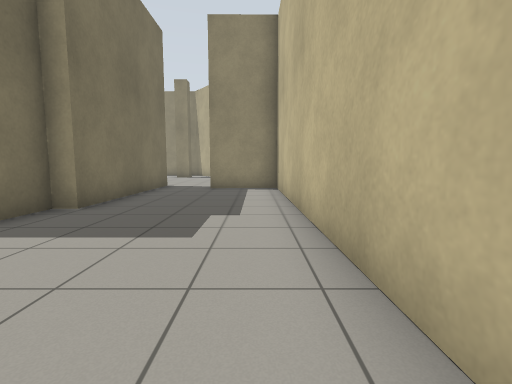
view 1 (above)

23 first-person views from a walk through a Gazebo world. The camera is 0.94 m above the floor, tilts 6° down and sees 85° across. The floor is counted in squares, 1 m on a side. Each view is taken from the middle of a square. On the plan, view 1 faces up. The plan holds only what a view shows up to about 11 squares ahead; the rest is blank. The place goes on beyond the plan. Robots are left out. Simple shapes stand in for some stock models.

view 2
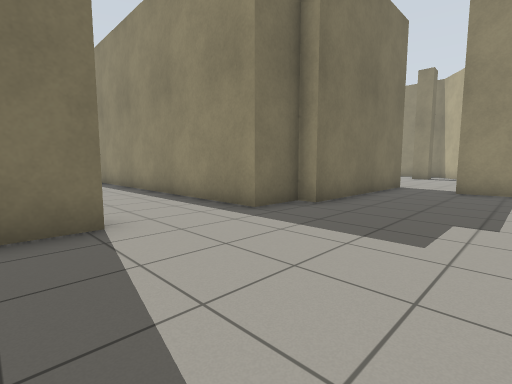

view 3
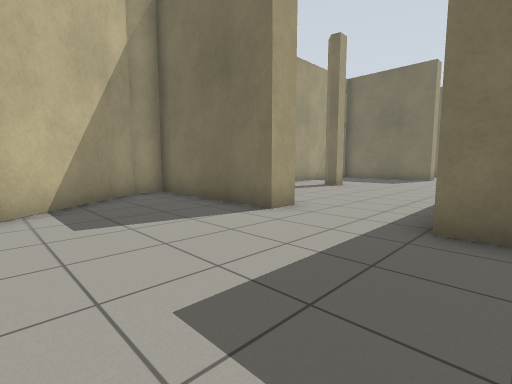

view 4
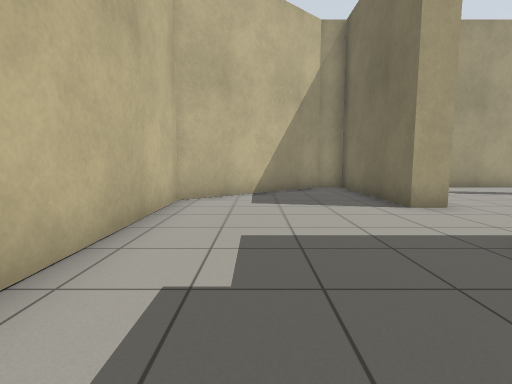

view 5
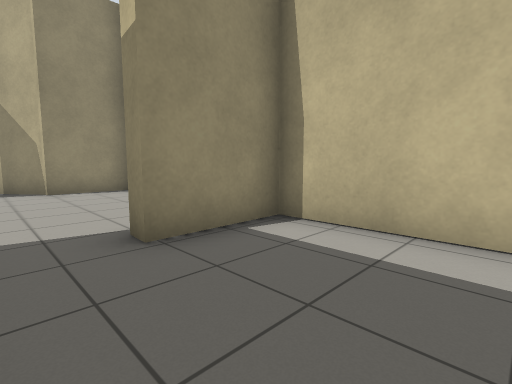

view 6
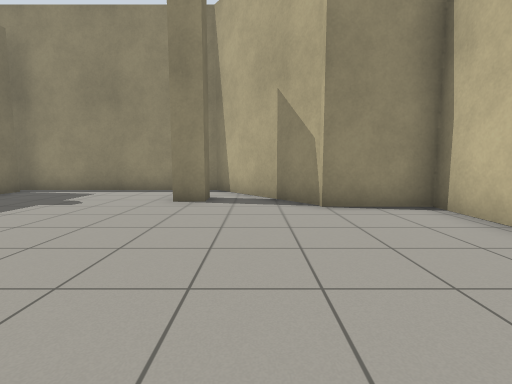

view 7
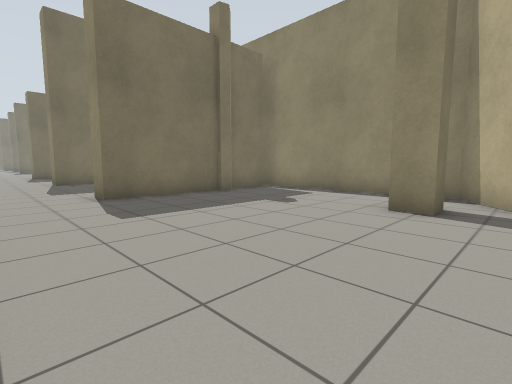

view 8
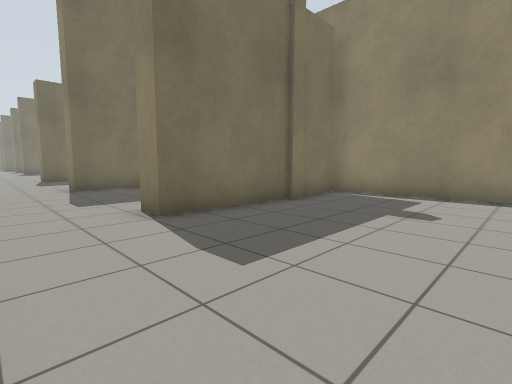

view 9
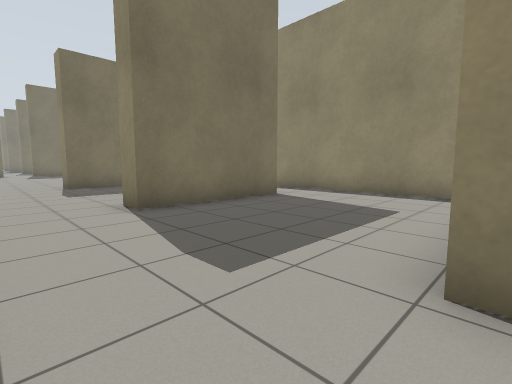

view 10
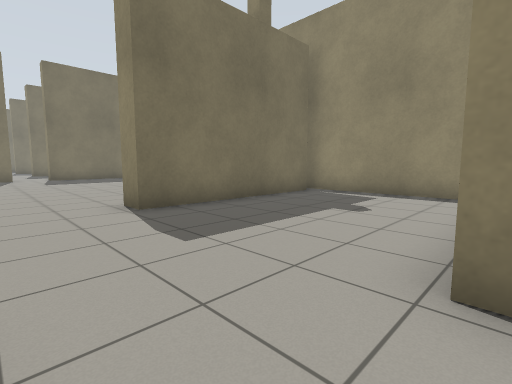

view 11
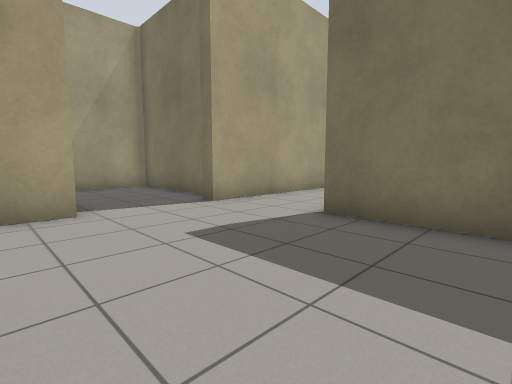

view 12
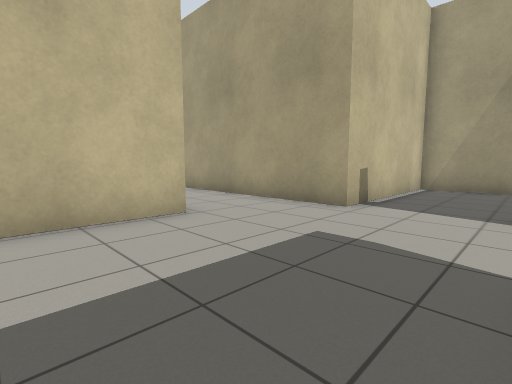

view 13
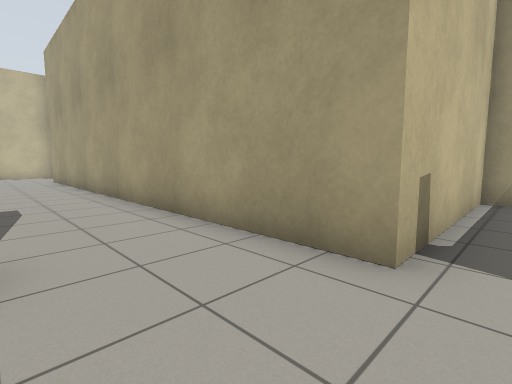

view 14
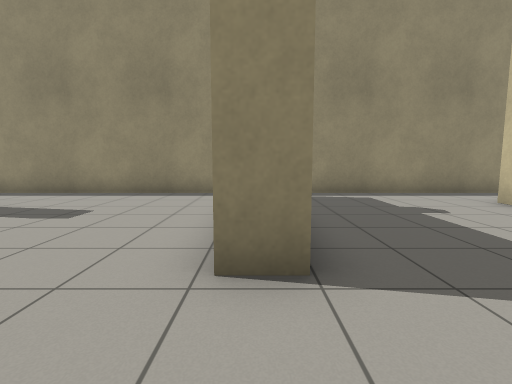

view 15
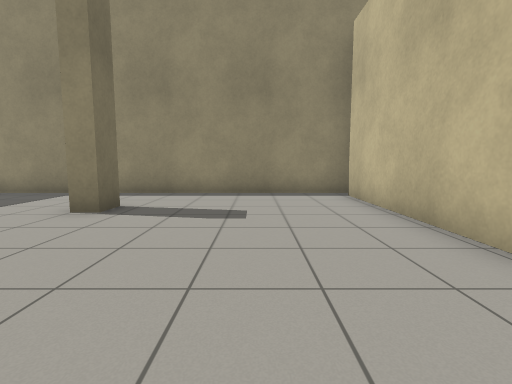

view 16
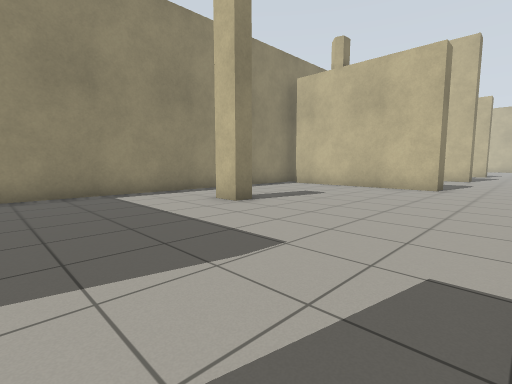

view 17
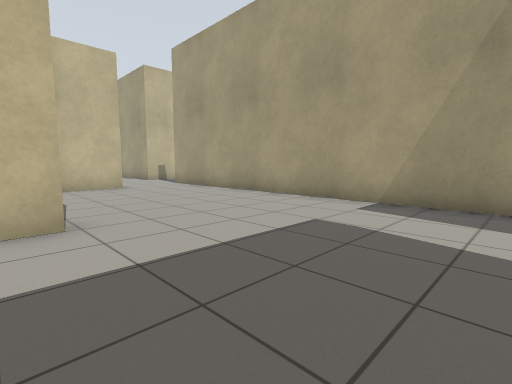

view 18
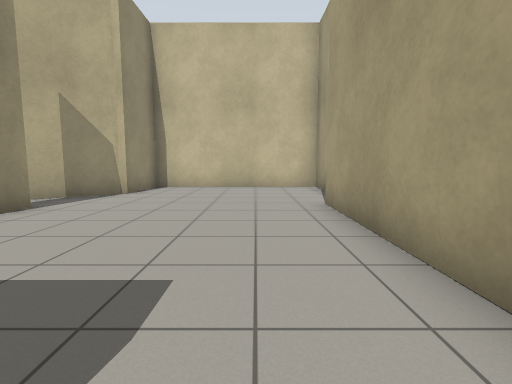

view 19
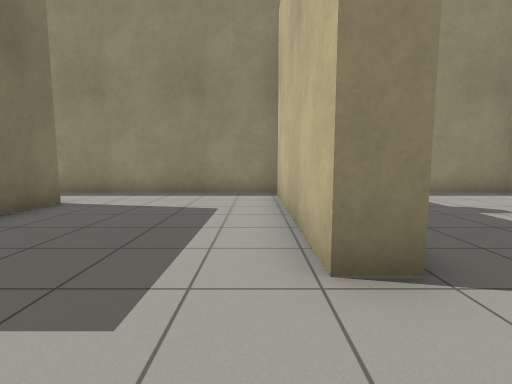

view 20
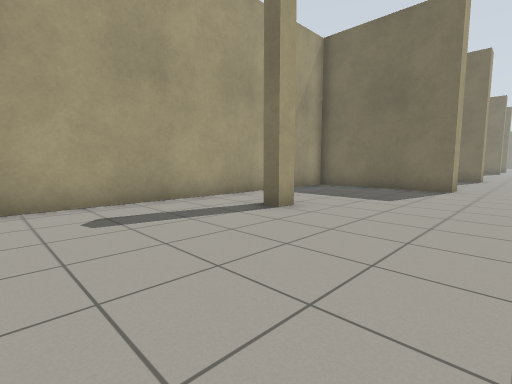

view 21
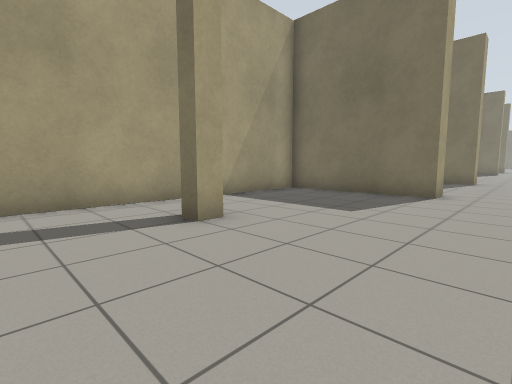

view 22
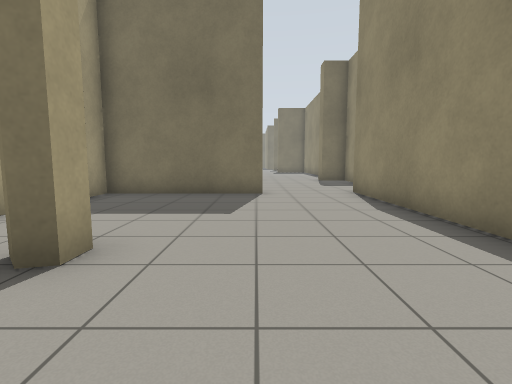

view 23
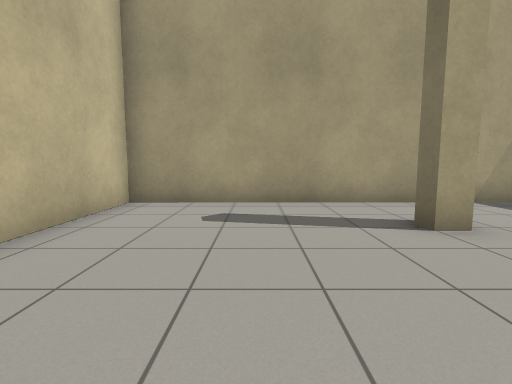

### Floor plan
Points are (right, up) in squares from view 1. A wall is a line through its corners. A room is listed if a view was taken in it or the views show most of it. See-through windows are left out.
Room 1 (views 1, 2, 3, 4, 5)
walls: (-5.1, 1.2) (-4.2, 1.2) (-4.2, -3.5) (-3.3, -3.5) (0.9, 0.1) (0.8, 10.2) (-1.7, 10.2); (-3.6, 10.4) (-3.6, 5.6) (-4.2, 5.6) (-4.2, 4.1) (-5.4, 4.1)
ways out: opening at (-2.5, 10) to room 2; opening at (-6, 2.5) to room 4
Room 2 (views 6, 7, 8, 9, 10, 11, 12, 13, 14, 18, 19)
walls: (-10.6, 17.9) (-10.6, 14.2) (-11.4, 14.2) (-11.4, 20); (-10.6, 20) (-10.6, 18.4); (-16.6, 18.5) (-16.6, 14.2) (-17.4, 14.2) (-17.4, 18.5); (-4.2, 18.6) (-4.2, 17.7) (-5.1, 17.7); (-1.7, 10.2) (-1.6, 10.8); (-22.5, 20.1) (-22.5, 14.2) (-23.3, 14.2); (-22.7, 10.1) (-22.7, 6) (-19.2, 6) (-19.2, 11.4) (-3.6, 11.4) (-3.6, 10.4); (-0.8, 10.7) (0.8, 10.7) (0.6, 16.9) (-1.5, 16.9) (-4.3, 20.6) (-23, 20.6); (-24.6, 11.4) (-22.1, 11.4) (-22.1, 10.9)
ways out: opening at (-2.5, 10) to room 1; opening at (-23.7, 13) to room 3; gap at (-23, 20) to room 3; gap at (-11, 20)
Room 3 (views 15, 16, 17)
walls: (-28.9, 18) (-28.9, 17.1) (-29.5, 17.1) (-29.5, 18); (-23.3, 14.2) (-23.3, 20); (-33.9, 11.4) (-24.6, 11.4); (-23, 20.6) (-34, 20.6)
ways out: opening at (-23.7, 13) to room 2; gap at (-23, 20) to room 2
Room 4 (views 20, 21, 22, 23)
walls: (-11, -0.8) (-10.5, -0.8) (-10.4, -1.1) (-10.8, -1.6); (-17.3, 1.2) (-16.4, 1.2) (-16.4, -3.5) (-5, -3.5) (-5, -0.1); (-5.4, 4.1) (-17, 4.1)
ways out: opening at (-6, 2.5) to room 1; opening at (-17, 2.5)

Where each view was taken, in squares from view 1:
view 1: 0 up, 0 right, facing up
view 2: 0 up, 0 right, facing up-left
view 3: 5 up, 0 right, facing down-left
view 4: 7 up, 1 left, facing down
view 5: 7 up, 3 left, facing up-right
view 6: 11 up, 3 left, facing up
view 7: 12 up, 3 left, facing up-left
view 8: 12 up, 6 left, facing up-left
view 9: 12 up, 11 left, facing up-left
view 10: 12 up, 17 left, facing up-left
view 11: 17 up, 18 left, facing down-left
view 12: 17 up, 22 left, facing down-right
view 13: 14 up, 20 left, facing down-right
view 14: 12 up, 23 left, facing up
view 15: 12 up, 26 left, facing up
view 16: 12 up, 34 left, facing up-right
view 17: 18 up, 34 left, facing down-right
view 18: 13 up, 10 left, facing right
view 19: 12 up, 12 left, facing up
view 20: 3 up, 6 left, facing down-left
view 21: 3 up, 8 left, facing down-left
view 22: 1 up, 8 left, facing left
view 23: 3 up, 8 left, facing down
